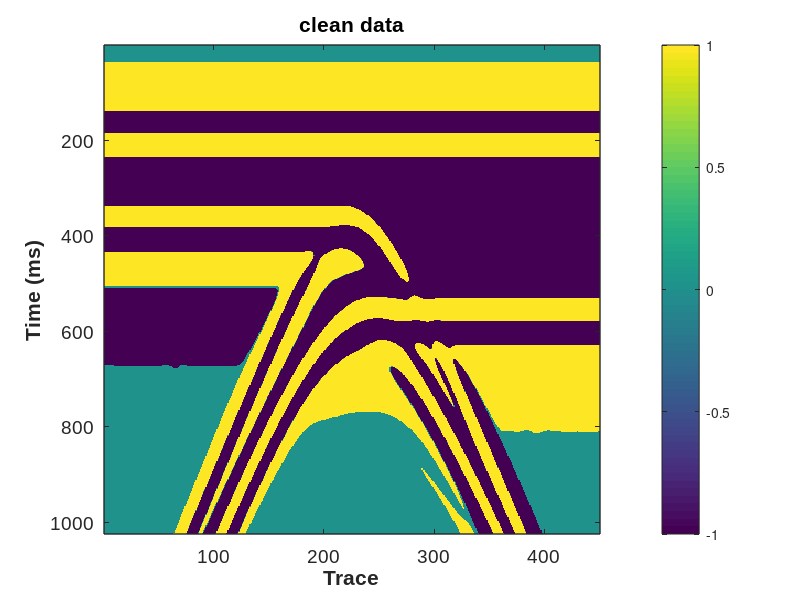
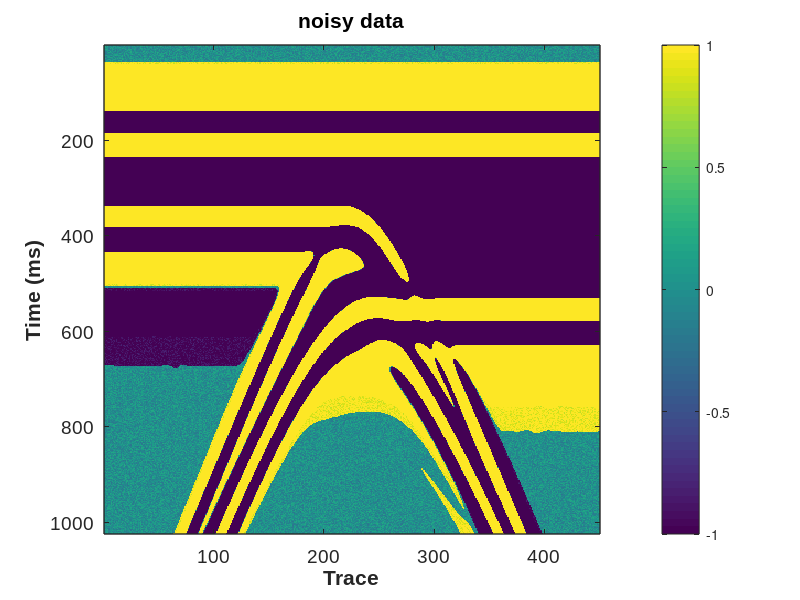

Here is the MATLAB script that generated these plots, in order: (Note: this script raises an error after producing the figures.)
%% Demo for structure-oriented filtering algorithm of 2D data
%
%  The input free parameters of the slope estimation and structural
%  filtering are listed as follows: 
%-------------------------------------------------------------------------
%  1. slope estimation (str_dip2d.m)
%  din: input data for slope estimation
%  niter: number of non-linear iterations (default value 5-10)
%  liter: number of linear iterations (default value 10-20)
%  order: accuracy order of PWD filter (default value 1 or 2)
%  eps_dv: regualrization parameter in the non-linear iteration (default value 0.01)
%  eps_cg: regualrization parameter in the linear iteration (CG) (default value 1)
%  eps_cg: tolerance in the linear iteration (CG) (default value 0.000001)
%  rect:  size of the triangle smoothing operator (default value 5-10)
%  verb: verbosity flag that controls if printing the iteration number of CG (default value 1)
%-------------------------------------------------------------------------
%  2. structural filtering (str_pwsmooth_lop2d.m)
%  dn: noisy data
%  dip: slope field
%  ns: spray radius (smoothing length) (default value 1-4)
%  order: accuracy order of PWD filter (default value 1 or 2)
%  eps: regularization parameter (default value 0.01);
%
% Copyright (c) 2021 by the Society of Exploration Geophysicists.
% You must read and accept usage terms at:
%    https://software.seg.org/disclaimer.txt before use.

%% Generate synthetic data
clear;clc;close all;

% w=str_ricker(30,0.001,0.1);
% t=zeros(300,1000);
% sigma=300;A=100;B=200;
% for i=1:size(t,2)
% k=floor(-A*exp(-(i-size(t,2)/2).^2/sigma.^2)+B);
% if k>0&&k<=size(t,1)
%     t(k,i)=1;
% end
% end
% for i=1:size(t,2)
% data(:,i)=conv(t(:,i),w);
% end
% data=data(:,1:10:end);
% data=data./max(max(data));

% read legacy_originalTrace.dat into data and transpose
data = load('legacy_originalTrace_ladder.dat');
% data = load('legacy_originalTrace_SLMO.dat');
data = data';

scnoi=(rand(size(data))*2-1)*0.2;
dn=data+scnoi;


% plot figures
lim1=-1;lim2=1;
x1=100;y1=100;dx=400;dy=500;

figure;imagesc(data);ax = gca;

set(ax, 'CLim', [lim1 lim2]);
set(gcf,'position',[x1,y1,dx,dy]);
colorbar;xlabel('Trace','FontName','Arial','FontWeight','Bold','FontSize',14);
ylabel('Time (ms)','FontName','Arial','FontWeight','Bold','FontSize',14);
set(gca,'FontName','Arial','FontSize',14,'LineWidth',1);
title('clean data');

figure;imagesc(dn);ax = gca;

set(ax, 'CLim', [lim1 lim2]);
set(gcf,'position',[x1,y1,dx,dy]);
colorbar;xlabel('Trace','FontName','Arial','FontWeight','Bold','FontSize',14);
ylabel('Time (ms)','FontName','Arial','FontWeight','Bold','FontSize',14);
set(gca,'FontName','Arial','FontSize',14,'LineWidth',1);
title('noisy data');

%% Slope estimation
dtemp=dn*0;%dtemp is the preprocessed data
for i=1:size(dn,1)
    dtemp(i,:)=smooth(dn(i,:),5);
end

% default parameter values are suitable for most cases
[dip]=str_dip2d(dtemp);

%plot figures
lim1=-1.2;lim2=2.7;
x1=100;y1=100;dx=400;dy=500;
figure;imagesc(dip);colormap(jet);ax = gca;
set(ax, 'CLim', [lim1 lim2]);
set(gcf,'position',[x1,y1,dx,dy]);
colorbar;xlabel('Trace','FontName','Arial','FontWeight','Bold','FontSize',14);
ylabel('Time (ms)','FontName','Arial','FontWeight','Bold','FontSize',14);
set(gca,'FontName','Arial','FontSize',14,'LineWidth',1);
title('slope field');


%% Structural smoothing
r=2;
eps=0.01;
order=2;
% dn is the input noisy data, d1 is the output smoothed data
d1=str_pwsmooth_lop2d(dn,dip,r,order,eps);



%plot figures
lim1=-1;lim2=1;
x1=100;y1=100;dx=400;dy=500;

figure;imagesc(d1);ax = gca;

set(ax, 'CLim', [lim1 lim2]);
set(gcf,'position',[x1,y1,dx,dy]);
colorbar;xlabel('Trace','FontName','Arial','FontWeight','Bold','FontSize',14);
ylabel('Time (ms)','FontName','Arial','FontWeight','Bold','FontSize',14);
set(gca,'FontName','Arial','FontSize',14,'LineWidth',1);
title('denoising result (proposed)');

figure;imagesc(dn-d1);ax = gca;

set(ax, 'CLim', [lim1 lim2]);
set(gcf,'position',[x1,y1,dx,dy]);
colorbar;xlabel('Trace','FontName','Arial','FontWeight','Bold','FontSize',14);
ylabel('Time (ms)','FontName','Arial','FontWeight','Bold','FontSize',14);
set(gca,'FontName','Arial','FontSize',14,'LineWidth',1);
title('removed noise (proposed)');

figure;imagesc(dtemp);ax = gca;

set(ax, 'CLim', [lim1 lim2]);
set(gcf,'position',[x1,y1,dx,dy]);
colorbar;xlabel('Trace','FontName','Arial','FontWeight','Bold','FontSize',14);
ylabel('Time (ms)','FontName','Arial','FontWeight','Bold','FontSize',14);
set(gca,'FontName','Arial','FontSize',14,'LineWidth',1);
title('denoising result (conventional)');

figure;imagesc(dn-dtemp);ax = gca;

set(ax, 'CLim', [lim1 lim2]);
set(gcf,'position',[x1,y1,dx,dy]);
colorbar;xlabel('Trace','FontName','Arial','FontWeight','Bold','FontSize',14);
ylabel('Time (ms)','FontName','Arial','FontWeight','Bold','FontSize',14);
set(gca,'FontName','Arial','FontSize',14,'LineWidth',1);
title('removed noise (conventional)');

snrn=str_snr(data,dn);
snr1=str_snr(data,d1);
snrc=str_snr(data,dtemp);


% write dip to excel file
xlswrite('dip.xlsx',dip);

